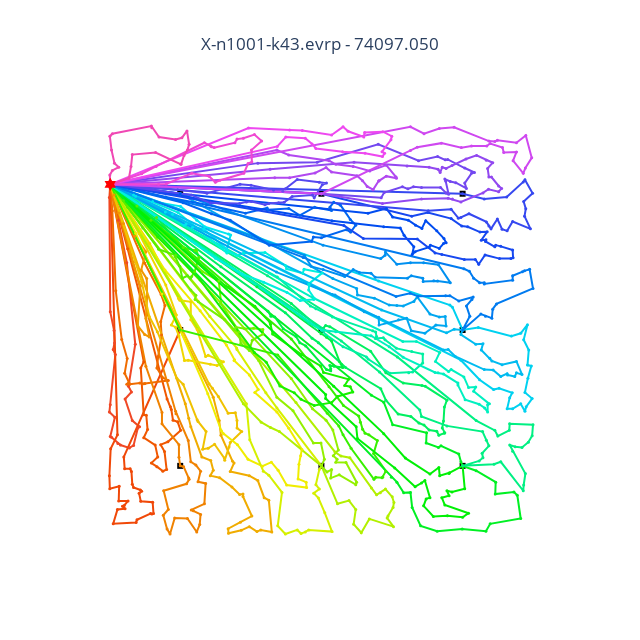

The notebook cell this image was saved under:
### Code cell
plot_instance("X-n1001-k43.evrp")
